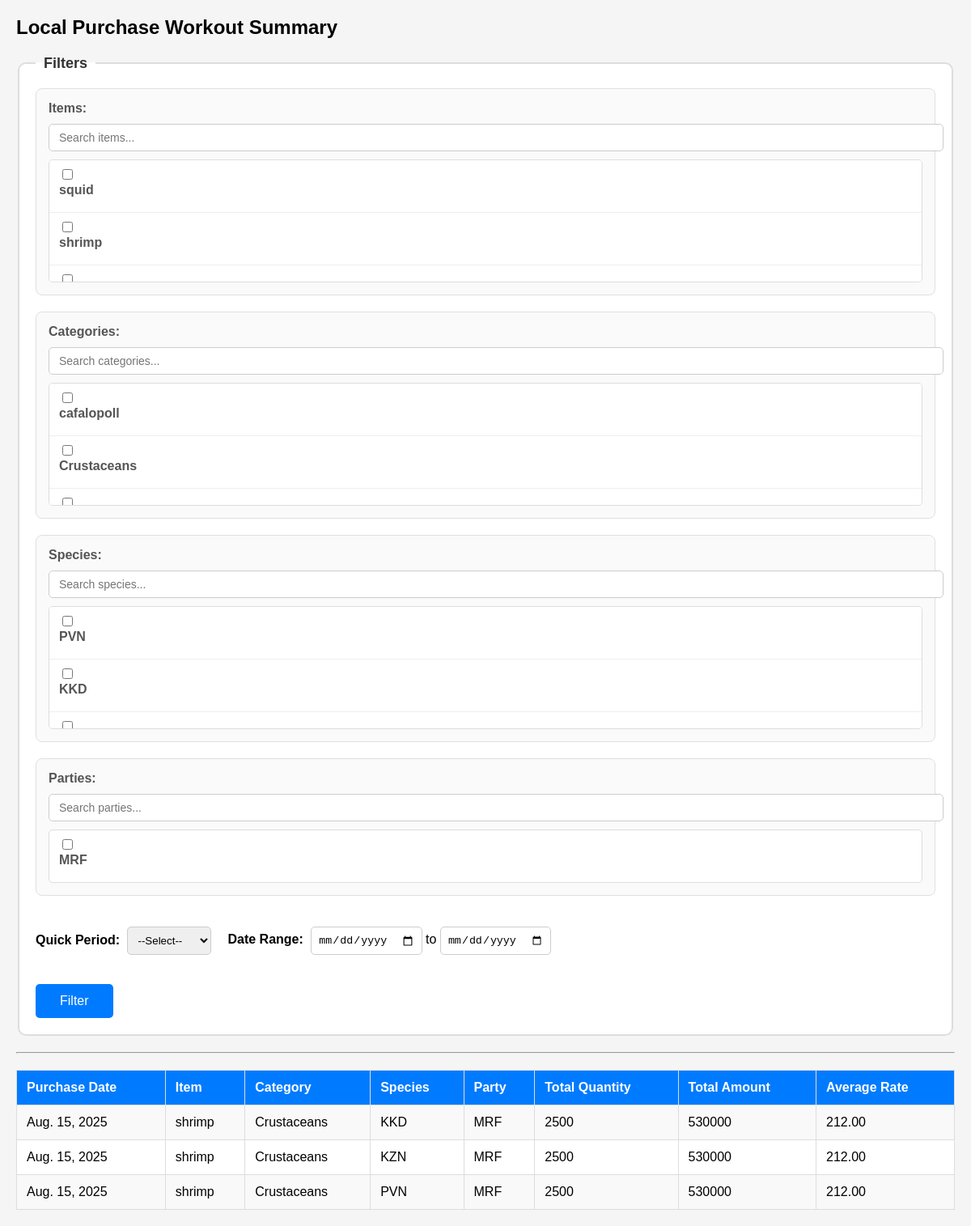
The page /adminapp/local-purchase-workout/ on the database its author committed.
### adminapp/models.py (models this page shows, shortened)
class BaseModel(models.Model):
    id = models.CharField(
        primary_key=True,
        max_length=4,
        editable=False,
        unique=True,
        default=generate_short_id
    )
    class Meta:
        abstract = True

class Item(BaseModel):
    category = models.ForeignKey(ItemCategory, on_delete=models.CASCADE)
    name = models.CharField(max_length=100)
    code = models.CharField(max_length=50, unique=True)
    is_peeling = models.BooleanField(default=False)
    peeling_method = models.CharField(max_length=100, blank=True)

class ItemCategory(BaseModel):
    name = models.CharField(max_length=100)
    description = models.TextField(blank=True)
    code = models.CharField(null=True,blank=True, unique=True,max_length=100)

class Species(BaseModel):
    item = models.ForeignKey(Item, on_delete=models.CASCADE)
    name = models.CharField(max_length=100,  unique=True)
    code = models.CharField(null=True, blank=True, unique=True,max_length=100)

class LocalPurchase(BaseModel):
    date = models.DateField()
    voucher_number = models.CharField(max_length=20, unique=True)
    party_name = models.CharField(max_length=150)
    total_amount = models.DecimalField(max_digits=12, decimal_places=2, default=0)
    total_quantity = models.DecimalField(max_digits=12, decimal_places=2, default=0)
    total_items = models.IntegerField(null=True, blank=True)

### adminapp/views.py (the view)
# urls.py: path("local-purchase-workout/",views.local_purchase_workout_summary ,name="local_purchase_workout_summary"),
def local_purchase_workout_summary(request):
    items = Item.objects.all()
    categories = ItemCategory.objects.all()
    species_list = Species.objects.all()
    parties = LocalPurchase.objects.values_list("party_name", flat=True).distinct()
    queryset = LocalPurchaseItem.objects.select_related(
        "purchase", "item", "item__category", "item__species"
    )
    selected_items = request.GET.getlist("items")
    selected_categories = request.GET.getlist("categories")
    selected_parties = request.GET.getlist("parties")
    selected_species = request.GET.getlist("species")
    start_date = request.GET.get("start_date")
    end_date = request.GET.get("end_date")
    period = request.GET.get("period")
    if selected_items:
        queryset = queryset.filter(item__id__in=selected_items)
    if selected_categories:
        queryset = queryset.filter(item__category__id__in=selected_categories)
    if selected_parties:
        queryset = queryset.filter(purchase__party_name__in=selected_parties)
    if selected_species:
        queryset = queryset.filter(item__species__id__in=selected_species)
    today = now().date()
    if start_date:
        queryset = queryset.filter(purchase__date__gte=start_date)
    if end_date:
        queryset = queryset.filter(purchase__date__lte=end_date)
    if period == "week":
        week_start = today - timedelta(days=today.weekday())  # Monday
        queryset = queryset.filter(purchase__date__gte=week_start)
    elif period == "month":
        queryset = queryset.filter(
            purchase__date__year=today.year, purchase__date__month=today.month
        )
    elif period == "year":
        queryset = queryset.filter(purchase__date__year=today.year)
    summary = (
        queryset.values(
            "purchase__date",
            "item__name",
            "item__category__name",
            "item__species__name",
            "purchase__party_name",
        )
        .annotate(
            total_qty=Sum("quantity"),
            total_amount=Sum("amount"),
            avg_rate=Sum("amount") / Sum("quantity"),
        )
        .order_by("purchase__date", "item__name")
    )
    return render(request, "adminapp/purchases/local_purchase_workout_summary.html", {
        "summary": summary,
        "items": items,
        "categories": categories,
        "species_list": species_list,
        "parties": parties,
        "selected_items": selected_items,
        "selected_categories": selected_categories,
        "selected_parties": selected_parties,
        "selected_species": selected_species,
        "start_date": start_date,
        "end_date": end_date,
        "period": period,
    })

### adminapp/templates/adminapp/purchases/local_purchase_workout_summary.html (shortened to what this page needs)
<!DOCTYPE html>
<html>
<head>
</head>
<body>
    <h2>Local Purchase Workout Summary</h2>
    <form method="get">
        <fieldset>
            <legend>Filters</legend>
            <div class="filter-section">
                <label>Items: <span id="itemsCount" class="selected-count" style="display: none;">0</span></label>
                <input type="text" class="search-box" placeholder="Search items..." id="itemsSearch">
                <div class="options-container" id="itemsContainer">
                    {% for item in items %}
                        <div class="option-item">
                            <input type="checkbox" name="items" value="{{ item.id }}" id="item_{{ item.id }}" {% if item.id|stringformat:"s" in selected_items %}checked{% endif %}>
                            <label for="item_{{ item.id }}">{{ item.name }}</label>
                        </div>
                    {% endfor %}
                </div>
            </div>
            <div class="filter-section">
                <label>Categories: <span id="categoriesCount" class="selected-count" style="display: none;">0</span></label>
                <input type="text" class="search-box" placeholder="Search categories..." id="categoriesSearch">
                <div class="options-container" id="categoriesContainer">
                    {% for category in categories %}
                        <div class="option-item">
                            <input type="checkbox" name="categories" value="{{ category.id }}" id="category_{{ category.id }}" {% if category.id|stringformat:"s" in selected_categories %}checked{% endif %}>
                            <label for="category_{{ category.id }}">{{ category.name }}</label>
                        </div>
                    {% endfor %}
                </div>
            </div>
            <div class="filter-section">
                <label>Species: <span id="speciesCount" class="selected-count" style="display: none;">0</span></label>
                <input type="text" class="search-box" placeholder="Search species..." id="speciesSearch">
                <div class="options-container" id="speciesContainer">
                    {% for sp in species_list %}
                        <div class="option-item">
                            <input type="checkbox" name="species" value="{{ sp.id }}" id="species_{{ sp.id }}" {% if sp.id|stringformat:"s" in selected_species %}checked{% endif %}>
                            <label for="species_{{ sp.id }}">{{ sp.name }}</label>
                        </div>
                    {% endfor %}
                </div>
            </div>
            <div class="filter-section">
                <label>Parties: <span id="partiesCount" class="selected-count" style="display: none;">0</span></label>
                <input type="text" class="search-box" placeholder="Search parties..." id="partiesSearch">
                <div class="options-container" id="partiesContainer">
                    {% for party in parties %}
                        <div class="option-item">
                            <input type="checkbox" name="parties" value="{{ party }}" id="party_{{ forloop.counter }}" {% if party in selected_parties %}checked{% endif %}>
                            <label for="party_{{ forloop.counter }}">{{ party }}</label>
                        </div>
                    {% endfor %}
                </div>
            </div>
            <br>
            <div class="date-section">
                <div>
                    <label>Quick Period:</label>
                    <select name="period">
                        <option value="">--Select--</option>
                    </select>
                </div>
                <div>
                    <label>Date Range:</label>
                    <input type="date" name="start_date" value="{{ start_date }}">
                    to
                    <input type="date" name="end_date" value="{{ end_date }}">
                </div>
            </div>
            <br><br>
            <button type="submit">Filter</button>
        </fieldset>
    </form>
    <hr>
    <table border="1" cellpadding="5" cellspacing="0">
        <tr>
            <th>Purchase Date</th>
            <th>Item</th>
            <th>Category</th>
            <th>Species</th>
            <th>Party</th>
            <th>Total Quantity</th>
            <th>Total Amount</th>
            <th>Average Rate</th>
        </tr>
        {% for row in summary %}
        <tr>
            <td>{{ row.purchase__date }}</td>
            <td>{{ row.item__name }}</td>
            <td>{{ row.item__category__name }}</td>
            <td>{{ row.item__species__name }}</td>
            <td>{{ row.purchase__party_name }}</td>
            <td>{{ row.total_qty }}</td>
            <td>{{ row.total_amount }}</td>
            <td>{{ row.avg_rate|floatformat:2 }}</td>
        </tr>
        {% empty %}
        <tr><td colspan="8">No records found.</td></tr>
        {% endfor %}
    </table>
</body>
</html>

### adminapp/templates/adminapp/purchases/local_purchase_workout_summary.html (style rules this page uses)
body { font-family: Arial, sans-serif; margin: 20px; background-color: #f5f5f5; }
fieldset { background: white; border: 2px solid #ddd; border-radius: 10px; padding: 20px; margin-bottom: 20px; }
legend { font-weight: bold; font-size: 18px; color: #333; padding: 0 10px; }
.filter-section { margin-bottom: 20px; border: 1px solid #e0e0e0; border-radius: 8px; padding: 15px; background: #fafafa; }
.filter-section label { font-weight: bold; color: #555; display: block; margin-bottom: 10px; }
.search-box { width: 100%; padding: 8px 12px; border: 1px solid #ccc; border-radius: 5px; margin-bottom: 10px; font-size: 14px; }
.options-container { max-height: 150px; overflow-y: auto; border: 1px solid #ddd; border-radius: 5px; background: white; }
.option-item { padding: 8px 12px; border-bottom: 1px solid #eee; cursor: pointer; }
.option-item:last-child { border-bottom: none; }
.option-item input[type="checkbox"] { margin-right: 8px; }
.date-section { display: flex; gap: 20px; align-items: center; flex-wrap: wrap; }
.date-section label { font-weight: bold; margin-right: 5px; }
select, input[type="date"] { padding: 8px; border: 1px solid #ccc; border-radius: 5px; }
button[type="submit"] { background: #007bff; color: white; border: none; padding: 12px 30px; border-radius: 5px; cursor: pointer; font-size: 16px; }
table { width: 100%; border-collapse: collapse; background: white; margin-top: 20px; }
th, td { border: 1px solid #ddd; padding: 12px; text-align: left; }
th { background: #007bff; color: white; font-weight: bold; }
tr:nth-child(even) { background: #f9f9f9; }

### rows shown on the page
Item: name "squid"
Item: name "shrimp"
ItemCategory: name "cafalopoll"
ItemCategory: name "Crustaceans"
Species: name "PVN"
Species: name "KKD"
LocalPurchase: party_name "MRF", purchase__date "Aug. 15, 2025", item__name "shrimp", item__category__name "Crustaceans", item__species__name "KKD", purchase__party_name "MRF", total_qty "2500", total_amount "530000", avg_rate "212.00", item__species__name "KZN", item__species__name "PVN"
